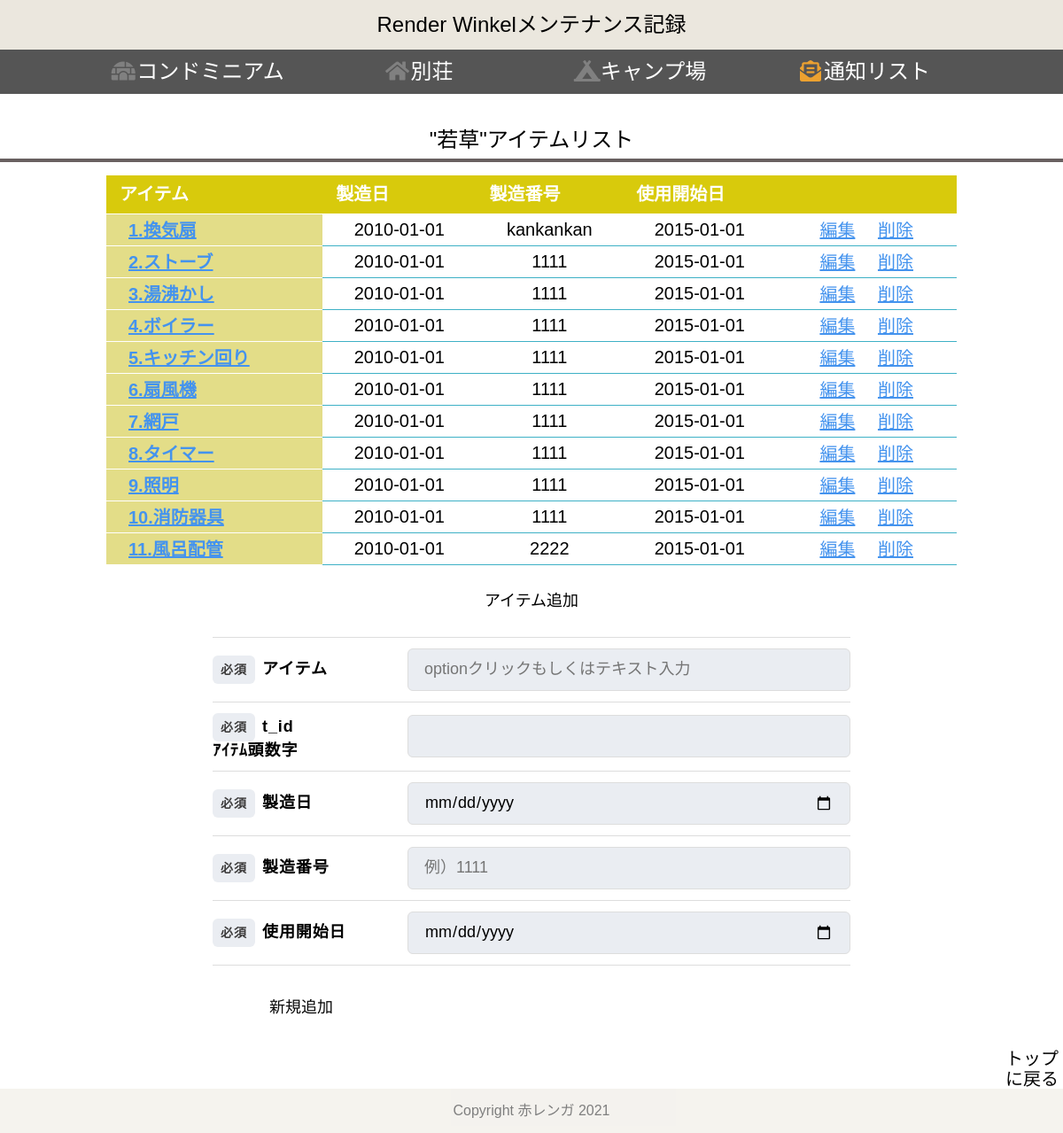
Page /w_itemlist/1 on the earlier database version.
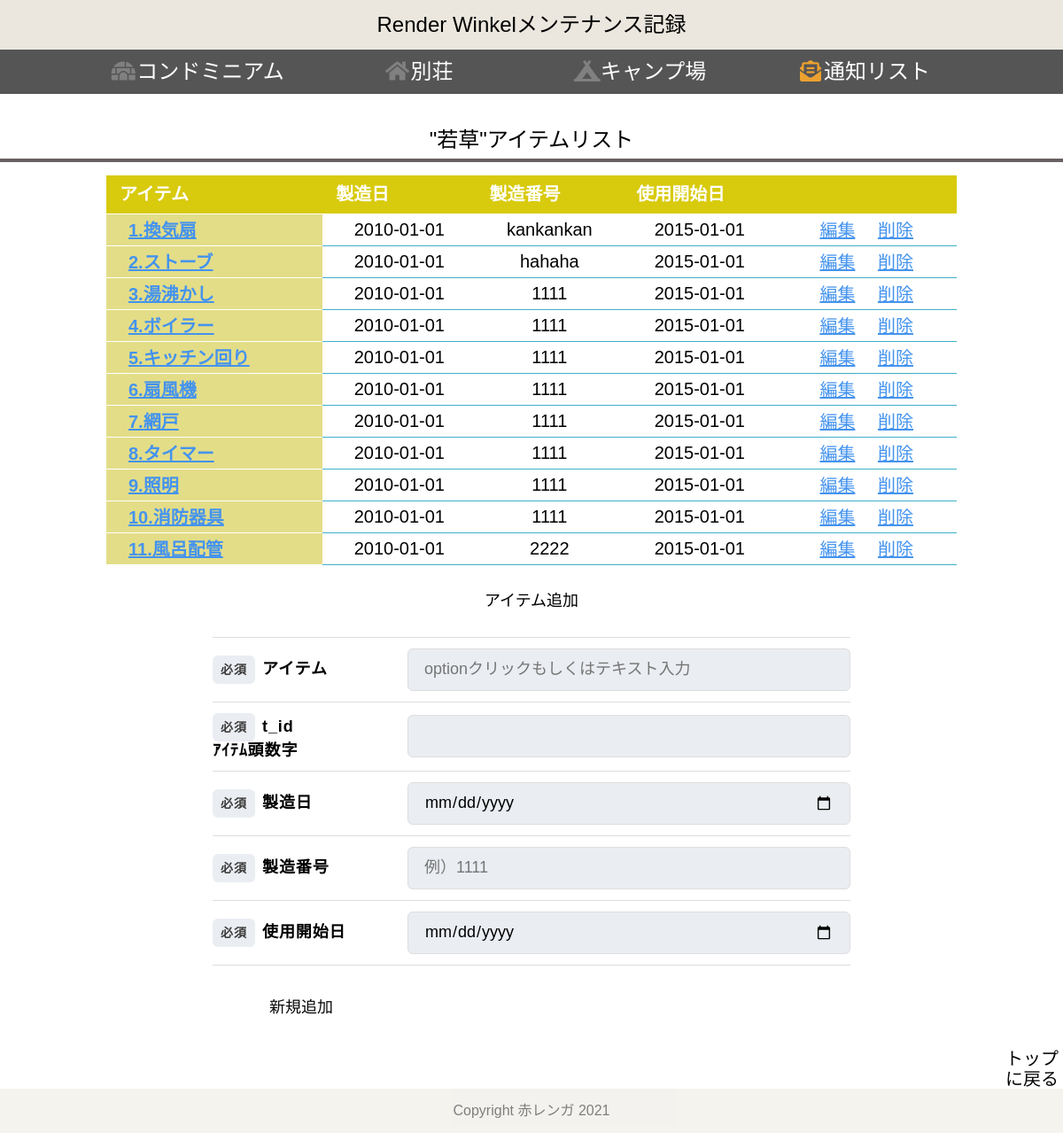
Same page on the later database version.
### tables this page shows
CREATE TABLE "wakakusa" (
	"taskid"	INTEGER,
	"item_id"	INTEGER,
	"t_id"	INTEGER,
	"item"	TEXT,
	"pro_date"	INTEGER,
	"pro_number"	TEXT,
	"set_date"	DATE,
	"t_date"	DATE,
	"task"	TEXT,
	"notice"	DATE,
	"nt_id"	INTEGER,
	PRIMARY KEY("taskid" AUTOINCREMENT)
);

### app.py (the view)
@app.route("/w_itemlist/<int:id>")
def w_itemlist(id):
    conn = sqlite3.connect("w_MN.db")
    c = conn.cursor()
    c.execute("select id from items where id = ?" , (id,))
    id = c.fetchone()[0]
    c.execute("select room from items where id = ?" , (id,))
    room = c.fetchone()[0]
    c.execute("select table_name from items where id = ?" , (id,))
    table_name = c.fetchone()[0]
    c.execute("select taskid, t_id, item, pro_date, pro_number, set_date from %s where pro_date is NOT NULL" % (table_name))
    itemlist = []
    item_list = []
    for row in c.fetchall():
        itemlist = dict({"taskid":row[0],"t_id":row[1], "item":row[2], "pro_date":row[3],"pro_number":row[4], "set_date":row[5]})
        item_list.append(itemlist)
    c.close()
    return render_template("w_itemlist.html" , w_item_list = item_list, table_name = table_name, room = room, id = id)

### templates/w_itemlist.html (shortened to what this page needs)
{% extends 'w_base_test2.html' %}
{% block content %}
<h2>"{{room}}"アイテムリスト</h2>
<table class="table_list" width="80%">
    <thead>
        <tr>
            <th>アイテム</th>
            <th>製造日</th>
            <th>製造番号</th>
            <th>使用開始日</th>
            <th></th>
        </tr>
    </thead>
    {% for item in w_item_list %}
    <tbody>
        <tr>
            <th label="アイテム"><a href="/w_tasklist/{{id}}/{{item['t_id']}}" class="btn4">{{item['item']}}</a></th>
            <td label="製造日　"><p>{{item["pro_date"]}}</p></td>
            <td label="製造番号"><p>{{item["pro_number"]}}</p></td>
            <td label="使用開始日"><p>{{item["set_date"]}}</p></td>
            <td>
                <div class="btn_top">
                    <a href="/edit/w_itemlist/{{id}}/{{item['taskid']}}" class="btn4">編集</a>
                    <a href="/del/w_itemlist/{{id}}/{{item['taskid']}}" onclick="return confirm('削除しますか？')" class="btn4">削除</a>
                </div>
            </td>
        </tr>
    </tbody>
    {% endfor %}
</table>
<form action="/add/w_itemlist/{{id}}" method="POST">
        <h3>アイテム追加</h3>
    <div class="Form">
        <div class="Form-Item">
            <p class="Form-Item-Label"><span class="Form-Item-Label-Required">必須</span>アイテム</p>
            <input type="text" name="item"  class="Form-Item-Input" list="item_list" placeholder="optionクリックもしくはテキスト入力" autocomplete="off">
        </div>
        <div class="Form-Item">
            <p class="Form-Item-Label"><span class="Form-Item-Label-Required">必須</span>t_id<br>ｱｲﾃﾑ頭数字</p>
            <input type="integer" name="t_id"  class="Form-Item-Input">
        </div>
        <div class="Form-Item">
            <p class="Form-Item-Label isMsg"><span class="Form-Item-Label-Required">必須</span>製造日　</p>
            <input type="date" name="pro_date" class="Form-Item-Input" placeholder="例）2021-1-23">
        </div>
        <div class="Form-Item">
            <p class="Form-Item-Label isMsg"><span class="Form-Item-Label-Required">必須</span>製造番号</p>
            <input type="text" name="pro_number" class="Form-Item-Input" placeholder="例）1111">
        </div>
        <div class="Form-Item">
            <p class="Form-Item-Label isMsg"><span class="Form-Item-Label-Required">必須</span>使用開始日</p>
            <input type="date" name="set_date" class="Form-Item-Input" placeholder="例）2021-1-23">
        </div>
    </div>
<div>
    <button type="submit" class="btn1">新規追加</button>
</div>
</form>
<div class="btn_top1">
    <a href="/" type="button" class="btn5">トップに戻る</a>
</div>
{% endblock %}

Differences in the rows shown:
changed wakakusa "2.ストーブ": pro_number "1111" → "hahaha"
